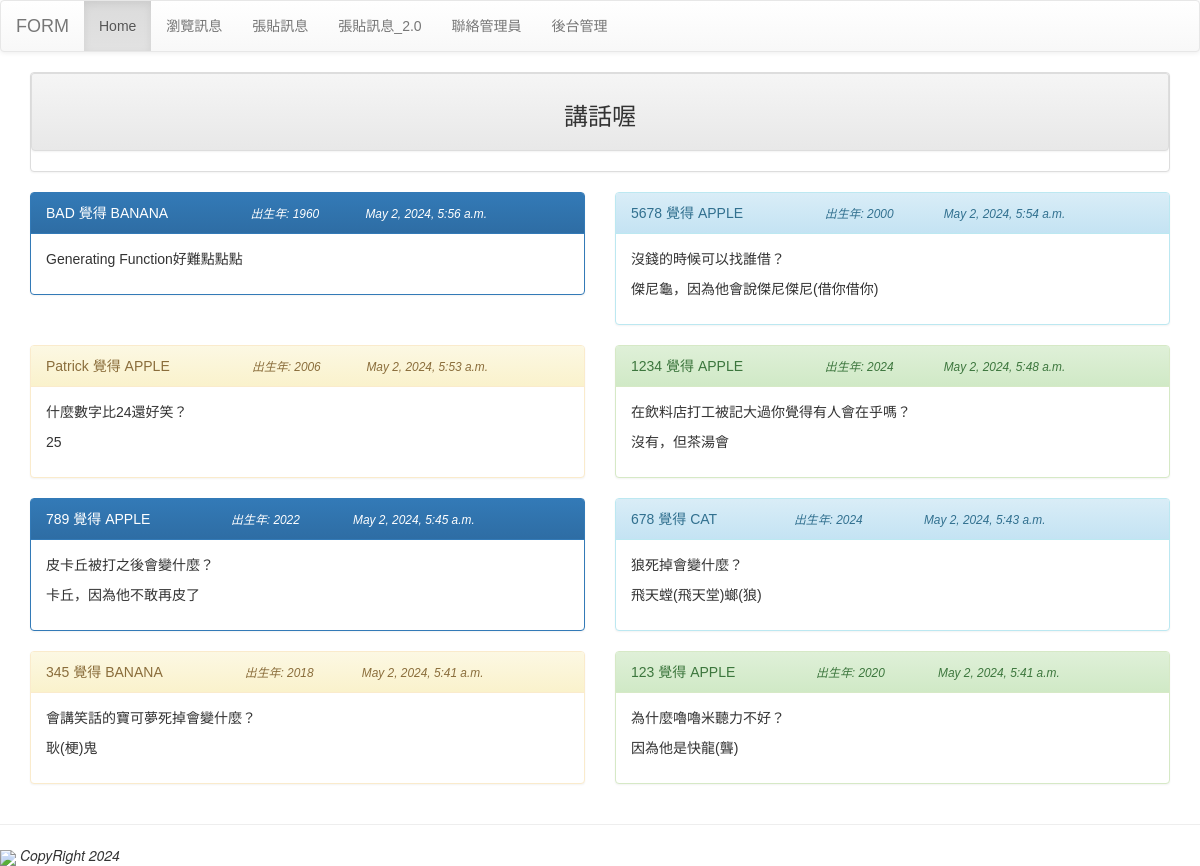
Page /list/ on the committed database.
### _myform/models.py (models this page shows, shortened)
class Post (models.Model):
    mood = models.ForeignKey(Mood, on_delete = models.CASCADE)
    nickname = models.CharField(max_length = 10, default="不願意透露")
    message = models.TextField(null = False)
    del_pass = models.CharField(max_length = 10)
    pub_time = models.DateTimeField(auto_now = True)
    enabled = models.BooleanField(default = True)
    birth = models.IntegerField(default = 1960);

class Mood (models.Model):
    status = models.CharField(max_length = 10, null = False)
    def __str__ (self) -> str: return self.status

### _myform/views.py (the view)
# urls.py: path("list/", listing),
def listing (request):
    posts = Post.objects.filter(enabled = True).order_by('-pub_time')[:150]
    moods = Mood.objects.all()
    return render(request, 'listing.html', locals())

### templates/listing.html (shortened to what this page needs)
{% extends "base.html" %}
{% block content %}
<div class="container">
    <div class="row">
        <div class="col-md-12">
            <div class="panel panel-default">
                <div class="panel panel-heading" align="center">
                    <h3>講話喔</h3>
                </div>
            </div>
        </div>
    </div>
    <div class="row">
        {% for p in posts %}
            <div class="cal-sm-12 col-md-6">
                <div class="panel {% cycle 'panel-primary' 'panel-info' 'panel-warning' 'panel-success' %}">
                    <div class="panel-heading">
                        <table width = '100%'>
                            <tr>
                                <td>{{ p.nickname }} 覺得 {{ p.mood }}</td>
                                <td><i><small>出生年: {{ p.birth }}</small></i></td>
                                <td><i><small>{{ p.pub_time }}</small></i></td>
                            </tr>
                        </table>
                    </div>
                    <div class="panel-body">{{ p.message | linebreaks }}</div>
                </div>
            </div>
        {% endfor %}
    </div>
</div>
{% endblock %}

### templates/base.html (style rules this page uses)
h1, h2, h3, h4, h5, p, div { font-family: Arial; }

### rows in the picture
Post: nickname "BAD", mood "BANANA", birth "1960", pub_time "May 2, 2024, 5:56 a.m.", message "Generating Function好難點點點"
Post: nickname "5678", mood "APPLE", birth "2000", pub_time "May 2, 2024, 5:54 a.m.", message "沒錢的時候可以找誰借？ 傑尼龜，因為他會說傑尼傑尼(借你借你)"
Post: nickname "Patrick", mood "APPLE", birth "2006", pub_time "May 2, 2024, 5:53 a.m.", message "什麼數字比24還好笑？ 25"
Post: nickname "1234", mood "APPLE", birth "2024", pub_time "May 2, 2024, 5:48 a.m.", message "在飲料店打工被記大過你覺得有人會在乎嗎？ 沒有，但茶湯會"
Post: nickname "789", mood "APPLE", birth "2022", pub_time "May 2, 2024, 5:45 a.m.", message "皮卡丘被打之後會變什麼？ 卡丘，因為他不敢再皮了"
Post: nickname "678", mood "CAT", birth "2024", pub_time "May 2, 2024, 5:43 a.m.", message "狼死掉會變什麼？ 飛天螳(飛天堂)螂(狼)"
Post: nickname "345", mood "BANANA", birth "2018", pub_time "May 2, 2024, 5:41 a.m.", message "會講笑話的寶可夢死掉會變什麼？ 耿(梗)鬼"
Post: nickname "123", mood "APPLE", birth "2020", pub_time "May 2, 2024, 5:41 a.m.", message "為什麼嚕嚕米聽力不好？ 因為他是快龍(聾)"
